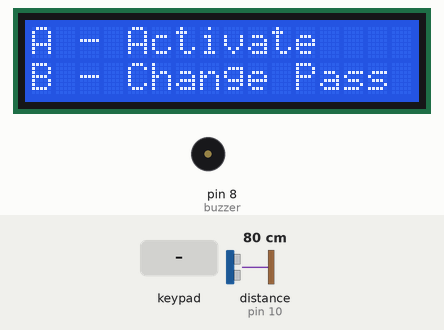
Recording of a sketch running on a simulated Arduino Uno, built with avr-gcc and run on an emulated ATmega328P. Shown: 16×2 character LCD, buzzer (waves = sounding). The test bench sets the inputs (shaded band); at power-on: distance to the obstacle (sensor on pin 10) 80 cm. The echo pulse lasts 58.3 µs per cm.

Above: at 1.2 s.
1.3 s: key 'A' pressed
At 6.7 s:
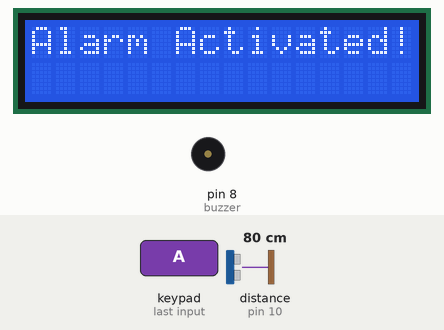
6.8 s: distance to the obstacle (sensor on pin 10) set to 73 cm
8.3 s: distance to the obstacle (sensor on pin 10) set to 67 cm
At 9.0 s:
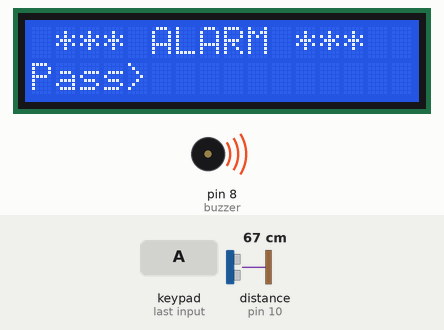
9.8 s: keypad keys 1 2 3 4 pressed 0.4 s apart
At 11.8 s:
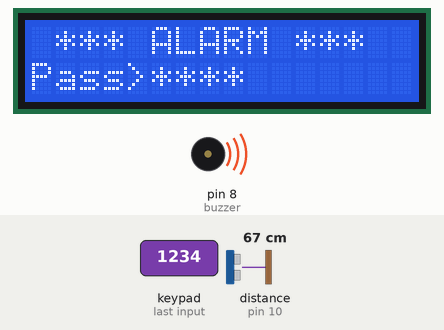
12.9 s: keypad keys 1 2 3 4 * pressed 0.4 s apart
At 15.8 s:
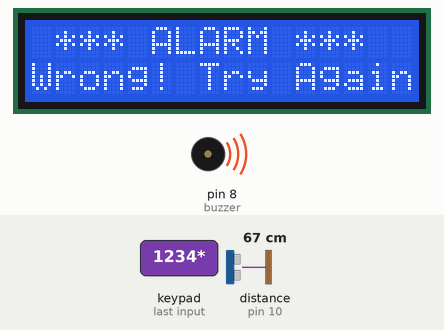
17.9 s: key '1' pressed
At 18.2 s:
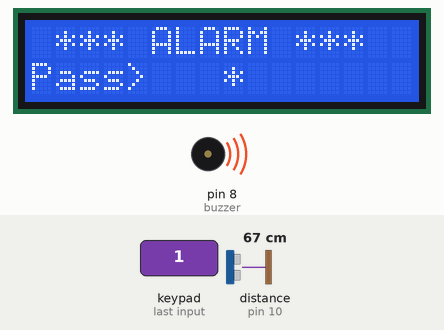
Timing chart, 0 to 20.4 s (numbered marks = the images above; inputs shaded):
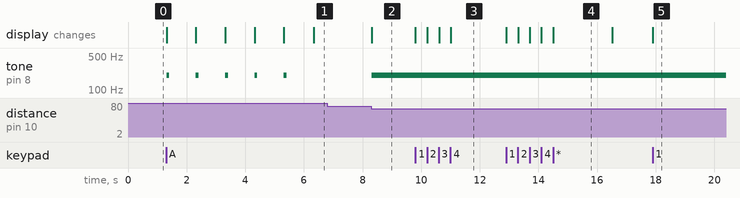

The sketch:

securityAlarmSystem.ino
```cpp
/*
* Security Alarm System
Keypad will
*/

#include <LiquidCrystal.h> // includes the LiquidCrystal Library
#include <Keypad.h>

#define buzzer 8
#define trigPin 9
#define echoPin 10

long duration;
int distance, initialDistance, currentDistance, i;
int screenOffMsg =0;
String password="1234";
String tempPassword;
boolean activated = false; // State of the alarm
boolean isActivated;
boolean activateAlarm = false;
boolean alarmActivated = false;
boolean enteredPassword; // State of the entered password to stop the alarm
boolean passChangeMode = false;
boolean passChanged = false;

const byte ROWS = 4; //four rows
const byte COLS = 4; //four columns
char keypressed;
//define the symbols on the buttons of the keypads
char keyMap[ROWS][COLS] = {
  {'1','2','3','A'},
  {'4','5','6','B'},
  {'7','8','9','C'},
  {'*','0','#','D'}
};
byte rowPins[ROWS] = {14, 15, 16, 17}; //Row pinouts of the keypad
byte colPins[COLS] = {18, 19, 20, 21}; //Column pinouts of the keypad

Keypad myKeypad = Keypad( makeKeymap(keyMap), rowPins, colPins, ROWS, COLS);
LiquidCrystal lcd(12, 11, 5, 4, 3, 2);

void setup() {
  lcd.begin(16,2);
  pinMode(buzzer, OUTPUT); // Set buzzer as an output
  pinMode(trigPin, OUTPUT); // Sets the trigPin as an Output
  pinMode(echoPin, INPUT); // Sets the echoPin as an Input
}

void loop() {
  //what happens once an alarm has been activated.
  if (activateAlarm) {
    lcd.clear();
    lcd.setCursor(0,0);
    lcd.print("Alarm will be");
    lcd.setCursor(0,1);
    lcd.print("activated in");

    int countdown = 5; // 5 seconds count down before activating the alarm
    while (countdown != 0) {
      lcd.setCursor(13,1);
      lcd.print(countdown);
      countdown--;
      tone(buzzer, 200, 100);
      delay(1000);
    }
    lcd.clear();
    lcd.setCursor(0,0);
    lcd.print("Alarm Activated!");
    initialDistance = getDistance();
    activateAlarm = false;
    alarmActivated = true;
  }

  //sounds alarm if it detects object close.
  if (alarmActivated == true){
      currentDistance = getDistance() + 10;
      if ( currentDistance < initialDistance) {
        tone(buzzer, 200);
        lcd.clear();
        enterPassword();
      }
    }


  //display the alarm options
  if (!alarmActivated) {
    if (screenOffMsg == 0 ){
      lcd.clear();
      lcd.setCursor(0,0);
      lcd.print("A - Activate");
      lcd.setCursor(0,1);
      lcd.print("B - Change Pass");
      screenOffMsg = 1;
    }
    //activate an alarm
    keypressed = myKeypad.getKey();
     if (keypressed =='A'){        //If A is pressed, activate the alarm
      tone(buzzer, 1000, 200);
      activateAlarm = true;
    }
    //create an alarm
    else if (keypressed =='B') {
      lcd.clear();
      int i=1;
      tone(buzzer, 2000, 100);
      tempPassword = "";
      lcd.setCursor(0,0);
      lcd.print("Current Password");
      lcd.setCursor(0,1);
      lcd.print(">");
      passChangeMode = true;
      passChanged = true;
      while(passChanged) {
      keypressed = myKeypad.getKey();
      if (keypressed != NO_KEY){
        if (keypressed == '0' || keypressed == '1' || keypressed == '2' || keypressed == '3' ||
            keypressed == '4' || keypressed == '5' || keypressed == '6' || keypressed == '7' ||
            keypressed == '8' || keypressed == '9' ) {
         tempPassword += keypressed;
         lcd.setCursor(i,1);
         lcd.print("*");
         i++;
         tone(buzzer, 1000, 100);
        }
      }
      if (i > 5 || keypressed == '#') {
        tempPassword = "";
        i=1;
        lcd.clear();
        lcd.setCursor(0,0);
        lcd.print("Current Password");
        lcd.setCursor(0,1);
        lcd.print(">");
      }
      if ( keypressed == '*') {
        i=1;
        tone(buzzer, 2000, 100);
        if (password == tempPassword) {
          tempPassword="";
          lcd.clear();
          lcd.setCursor(0,0);
          lcd.print("Set New Password");
          lcd.setCursor(0,1);
          lcd.print(">");
          while(passChangeMode) {
            keypressed = myKeypad.getKey();
            if (keypressed != NO_KEY){
              if (keypressed == '0' || keypressed == '1' || keypressed == '2' || keypressed == '3' ||
                  keypressed == '4' || keypressed == '5' || keypressed == '6' || keypressed == '7' ||
                  keypressed == '8' || keypressed == '9' ) {
                tempPassword += keypressed;
                lcd.setCursor(i,1);
                lcd.print("*");
                i++;
                tone(buzzer, 2000, 100);
              }
            }
            if (i > 5 || keypressed == '#') {
              tempPassword = "";
              i=1;
              tone(buzzer, 2000, 100);
              lcd.clear();
              lcd.setCursor(0,0);
              lcd.print("Set New Password");
              lcd.setCursor(0,1);
              lcd.print(">");
            }
            if ( keypressed == '*') {
              i=1;
              tone(buzzer, 2000, 100);
              password = tempPassword;
              passChangeMode = false;
              passChanged = false;
              screenOffMsg = 0;
            }
          }
        }
      }
    }
   }
 }
}

//function to enter the password to bypass alarm
void enterPassword() {
  int k=5;
  tempPassword = "";
  activated = true;
  lcd.clear();
  lcd.setCursor(0,0);
  lcd.print(" *** ALARM *** ");
  lcd.setCursor(0,1);
  lcd.print("Pass>");
      while(activated) {
      keypressed = myKeypad.getKey();
      if (keypressed != NO_KEY){
        if (keypressed == '0' || keypressed == '1' || keypressed == '2' || keypressed == '3' ||
            keypressed == '4' || keypressed == '5' || keypressed == '6' || keypressed == '7' ||
            keypressed == '8' || keypressed == '9' ) {
          tempPassword += keypressed;
          lcd.setCursor(k,1);
          lcd.print("*");
          k++;
        }
      }
      if (k > 9 || keypressed == '#') {
        tempPassword = "";
        k=5;
        lcd.clear();
        lcd.setCursor(0,0);
        lcd.print(" *** ALARM *** ");
        lcd.setCursor(0,1);
        lcd.print("Pass>");
      }

      //* acts as enter
      if ( keypressed == '*') {
        if ( tempPassword == password ) {
          activated = false;
          alarmActivated = false;
          noTone(buzzer);
          screenOffMsg = 0;
        }
        else if (tempPassword != password) {
          lcd.setCursor(0,1);
          lcd.print("Wrong! Try Again");
          delay(2000);
          lcd.clear();
          lcd.setCursor(0,0);
          lcd.print(" *** ALARM *** ");
          lcd.setCursor(0,1);
          lcd.print("Pass>");
        }
      }
    }
}

//calculates the distance of the object the sensor it detects.
long getDistance(){

  digitalWrite(trigPin, LOW);
  delayMicroseconds(2);

  digitalWrite(trigPin, HIGH);
  delayMicroseconds(10);
  digitalWrite(trigPin, LOW);

  duration = pulseIn(echoPin, HIGH);

  distance = duration*0.034/2;

  return distance;

}
```

Measured:
- the behaviour switches between 70 and 69 cm on distance to the obstacle (sensor on pin 10) (found by bisection; images 1 and 2)
- after the input at 1.3 s, tone on pin 8 (buzzer): alternates 200 Hz for 0.10 s and silent for 0.90 s, starting at once; the display: first changes at once (image 1 shows a later state)
- after the input at 6.8 s, every drawn part: stays the same
- after the input at 8.3 s, tone on pin 8 (buzzer): silent → 200 Hz at once; the display: changes at once (image 2)
- after the input at 9.8 s, the display: first changes at once (image 3 shows a later state)
- after the input at 12.9 s, the display: first changes at once (image 4 shows a later state)
- after the input at 17.9 s, the display: changes at once (image 5)
- what the display in image 4 shows lasts 2.0 s, from 14.5 s to 16.5 s
